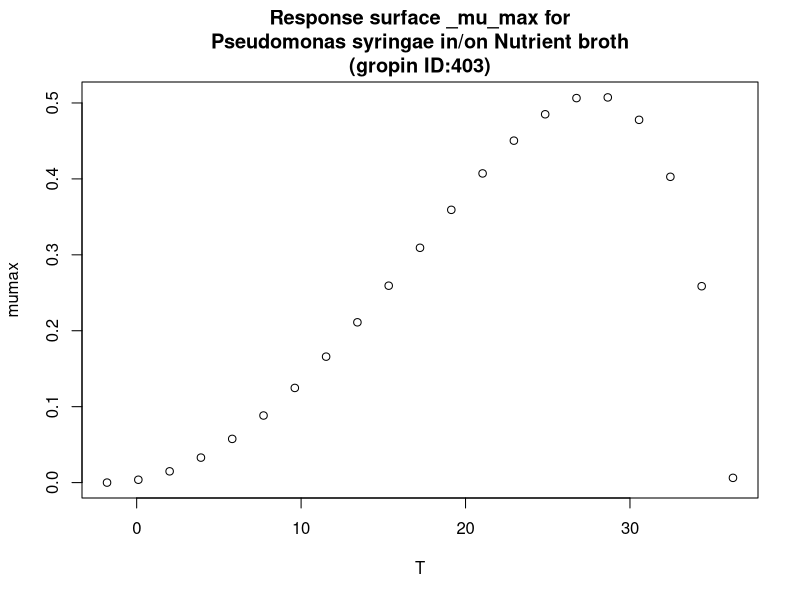

Write the R code that produced this figure.
#############################
# start of Parameter script
#############################
T <- seq(-1.8018,36.2637362637363,length.out=21)
#############################
# end of Parameter script
#############################
############################# 
# start of Model script Gropin ID 403 
#############################
 
# constant coefficients for this model
 
variables <- data.frame(T)
argumentsPar <- unique.data.frame(expand.grid(variables))
 
# heart of the model
response_surface <- function(T) {
   mumax <-(5.1*(10^-1)*(T-36.3)*((T+1.8)^2))/((27.8+1.8)*((27.8+1.8)*(T-27.8)-(27.8-36.3)*(27.8-1.8-2*T)))

	return(mumax=mumax)
} 

# output parameters
responseSurface <- cbind(argumentsPar,response_surface(argumentsPar['T']))
colnames(responseSurface) <- c(colnames(argumentsPar),'mumax')
#############################
# End of Model script
#############################
############################# 
# start of Visualisation script Gropin ID 403 
#############################
titleText <-'Response surface _mu_max for
Pseudomonas syringae in/on Nutrient broth
(gropin ID:403)'
plot(T,responseSurface$'mumax',xlab='T',
                          ylab='mumax',main=titleText)
#############################
# End of Visualisation script
#############################
